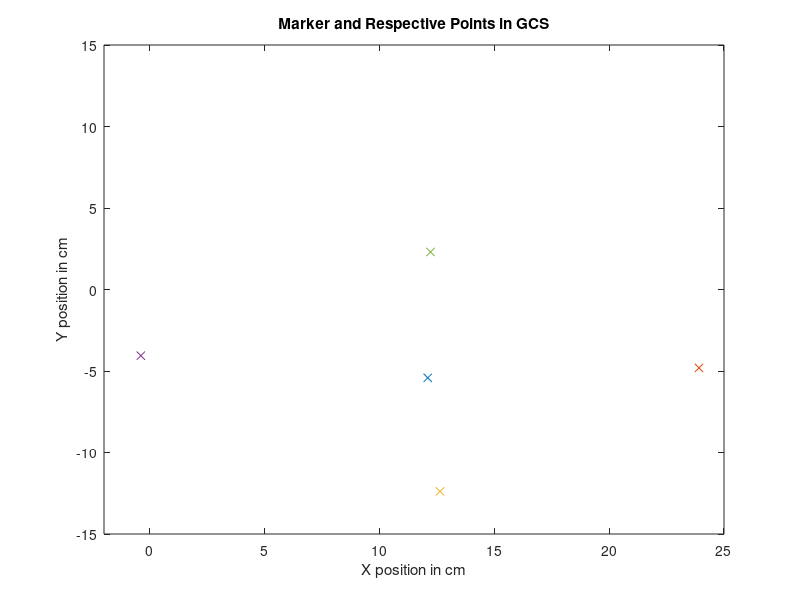

The MATLAB script that drew this image: (Note: this script raises an error after producing the figure.)
%% SCRIPT for making plots of known points 

%   HT_marker % gives HT of marker in GCS
%% *NOTE THIS IS GRABBING THE MARKER OF THE POINTER TOOL NOT THE TIP OF IT

% HT =
%    1.0e+02 *
%   Columns 1 through 3
% 
%    0.009974577250615   0.000583450886642  -0.000409137793886                 
%   -0.000544623572142   0.009944216583374   0.000903294917300
%    0.000459558305524  -0.000878715884589   0.009950711761376
%                    0                   0                   0
% 
%   Column 4
% 
%    1.209811172485352
%   -0.541967926025391
%    0.029733953475952
%    0.010000000000000
%  


HT_marker =[0.009974577250615 0.000583450886642 -0.000409137793886 1.209811172485352;-0.000544623572142 0.009944216583374 0.000903294917300 -0.541967926025391;0.000459558305524 -0.000878715884589 0.009950711761376 0.029733953475952;0 0 0 1];
HT_marker =HT_marker*10^2; 
HT_marker(4,4) = 1;

% 
% HT_probe =
% 
%    1.0e+02 *
% 
%   Columns 1 through 3
% 
%   -0.008472358621040   0.000091498731631  -0.005311380929532
%   -0.000629539017062  -0.009945351029403   0.000832870654989
%   -0.005274734118653   0.001040010040363   0.008431818255481
%                    0                   0                   0
% 
%   Column 4
% 
%    2.391045684814453
%   -0.481037788391113
%    0.147910709381104
%    0.010000000000000
%    
 HT_probe1 = [-0.008472358621040 0.000091498731631 -0.005311380929532 2.391045684814453;-0.000629539017062 -0.009945351029403  0.000832870654989 -0.481037788391113;-0.005274734118653 0.001040010040363 0.008431818255481 0.147910709381104;0 0 0 1];
 HT_probe1 = HT_probe1*10^2;
 HT_probe1(4,4)=1;

% 
% HT_probe =
% 
%    1.0e+02 *
% 
%   -0.009998957530032   0.000054825273849  -0.000133575828538   1.263274536132813
%   -0.000071342811058  -0.009918858471452   0.001269313525734  -1.238341598510742
%   -0.000125532927683   0.001270134171121   0.009918215599160   0.174238567352295
%                    0                   0                   0   0.010000000000000
                   
 HT_probe2=[-0.009998957530032 0.000054825273849 -0.000133575828538 1.263274536132813;-0.000071342811058 -0.009918858471452 0.001269313525734 -1.238341598510742;-0.000125532927683 0.001270134171121 0.009918215599160 0.174238567352295;0 0 0 1]*10^2;
 HT_probe2(4,4) =1;
 
 
 
 
% HT_probe =
% 
%   -0.999302782323201   0.026871031373058   0.025920974404091  -3.947761774063110
%   -0.024344378729772  -0.995340407118003   0.093299652638316 -40.604423522949219
%    0.028307251109403   0.092603572453319   0.995300596756333  11.295743942260742
%                    0                   0                   0   1.000000000000000

HT_probe3 = [-0.999302782323201   0.026871031373058   0.025920974404091  -3.947761774063110;-0.024344378729772  -0.995340407118003   0.093299652638316 -40.604423522949219; 0.028307251109403   0.092603572453319   0.995300596756333  11.295743942260742;0 0 0 1];
 



% HT_probe =
% 
%    1.0e+02 *
% 
%   -0.000051153073344  -0.009999855310579   0.000016647239379   1.221812667846680
%    0.009600678823753  -0.000053767691372  -0.002797154832773   0.230246334075928
%    0.002797203869264   0.000001674173227   0.009600814950353   0.056256632804871
%                    0                   0                   0   0.010000000000000


HT_probe4 = [-0.000051153073344  -0.009999855310579   0.000016647239379   1.22181266784668; 0.009600678823753  -0.000053767691372  -0.002797154832773   0.230246334075928; 0.002797203869264   0.000001674173227   0.009600814950353   0.056256632804871;0 0 0 1]*10^2;
HT_probe4(4,4) =1;




% 2D PLOT FOR MARKER 
% Quiver(Xpnt Xpnt,Ypnt Ypnt,Xmag1, Xmag2,Ymag1 Ymag2)
quiver(HT_marker([1 1],4)',HT_marker([2 2],4)',HT_marker(1,1:2),HT_marker(2,1:2))
text(HT_marker(1,4)+HT_marker(1,1:2),HT_marker(2,4)+HT_marker(2,1:2),{'x','y'})
title('2D location of marker in GCS')




%3D PLOT FOR MARKER 
quiver3(HT_marker([1 1 1],4)',HT_marker([2 2 2],4)',HT_marker([3 3 3],4)',HT_marker(1,1:3),HT_marker(2,1:3),HT_marker(3,1:3))
text(HT_marker(1,4)+HT_marker(1,1:3),HT_marker(2,4)+HT_marker(2,1:3),HT_marker(3,4)+HT_marker(3,1:3),{'x','y','z'})
title('3D location of marker in GCS')

 
% 2D PLOT OF MARKER LOCATION AND DIGITIZED POINTS
plot(HT_marker(1,4)/10,HT_marker(2,4)/10,'x')
hold on
plot(HT_probe1(1,4)/10,HT_probe1(2,4)/10,'x')
plot(HT_probe2(1,4)/10,HT_probe2(2,4)/10,'x')
plot(HT_probe3(1,4)/10,HT_probe3(2,4)/10,'x')
plot(HT_probe4(1,4)/10,HT_probe4(2,4)/10,'x')
xlim([-2 25])
ylim([-15 15])
title('Marker and Respective Points in GCS')
xlabel('X position in cm')
ylabel('Y position in cm')


        %% Transforming to get tip of pointer in LCS
        
        
        %This if for when tip is 10cm in x and 5cm in down in y away fronm
        %GCS
        
        %Tip is about same in x and -5 y as lCS
        
        
        
        %    1.0e+02 *
% 
%    0.009975976794355   0.000572612187871  -0.000389874698840   1.207168350219727
%   -0.000537520656239   0.009948634712389   0.000857752239030  -0.541205215454102
%    0.000436988034861  -0.000834735072790   0.009955513990530   0.029542670249939
%                    0                   0                   0   0.010000000000000

     
  HT_marker =[0.009975976794355   0.000572612187871  -0.000389874698840   1.207168350219727;  -0.000537520656239   0.009948634712389   0.000857752239030  -0.541205215454102;   0.000436988034861  -0.000834735072790   0.009955513990530   0.029542670249939;0 0 0 1]*10^2;
  HT_marker(4,4) =1 ;

% 
% HT_probe =
% 
%    1.0e+02 *
% 
%    0.009997543049848   0.000221583560696   0.000005804485998   1.205878829956055
%   -0.000220237049375   0.009900356631282   0.001390839392424  -3.002082824707031
%    0.000025072066349  -0.001390625506405   0.009902804253969   0.407292633056641
%                    0                   0                   0   0.010000000000000


      
 HT_probe = [0.009997543049848   0.000221583560696   0.000005804485998   1.205878829956055; -0.000220237049375   0.009900356631282   0.001390839392424  -3.002082824707031;0.000025072066349  -0.001390625506405   0.009902804253969   0.407292633056641;0 0 0 1]*10^2;
 HT_probe(4,4)=1;

 
 
% XP =
% 
%    1.0e+02 *
% 
%    0.005840000000000
%    1.721680000000000
%   -0.068890000000000
%    0.010000000000000
%         
%         
         
XP= [ 0.005840000000000;1.721680000000000;-0.068890000000000;1]*10^2;
   

      
    



%% TESTING QUAT,BL HTs

load('MetriaData')

metdata = metdata1;

markeridx = find(metdata==73);

probeidx = find(metdata==9);

quat_RB =metdata(markeridx(1)+(4:7));
size(quat_RB) ;
quat_pointer = metdata(probeidx(1)+(4:7));

% quat_RB= circshift(quat_RB,1,2); % added to compensate for quaternion shifted by 1 -- needed to update for 2014 matlab
% quat_pointer = circshift(quat_pointer,1,2);

% XYZ point 
% P_RB = rand(1,3)'; % for testing comment out 
% P_pointer = rand(1,3)' % testing comment out
P_RB = metdata(:,markeridx(1)+(1:3))';
P_pointer = metdata(:,probeidx(1)+(1:3))';

% % Each quaternion represents a 3D rotation and is of the form 
% % q = [w(SCALAR REAL) qx qy qz]
% 
%  HT_UDP = quat2tform(Quat_UDP);
%  HT_UDP(1:3,4) = P;
%  HT_UDP
% 
% Now have HT matrix like is outout from MOCAP
%KCS 2.9.21 need to convert to HT from Quaternion without quat2tform for
%MATLAB 2014
% HT_marker = quat2tform(quat_RB);
HT_marker = Quaternion2tForm(quat_RB);
HT_marker(1:3,4,:) = P_RB;

HT_marker


% HT_probe = quat2tform(quat_pointer) ; 
HT_probe = Quaternion2tForm(quat_pointer);
HT_probe(1:3,4,:) = P_pointer;
HT_probe
   
        




 %HT marker in GCS
  TRB_G = HT_marker;
        
  % offset of the tip of the pointer tool from the marker in that
  % markers cs
  
  load('Marker9Offset.mat');
 
  XP = ID9;

  %Getting tip of pointer tool in GCS -CORRECT!!!!
  Ptip_G =HT_probe*XP;
       
  %GCS to RB frame
   TG_RB = TRB_G';
        
   %Tip of pointer tool in LCS - DOES NOT MAKE SENSE
    Ptip_RB = TG_RB*Ptip_G
        
   %Getting RB marker in it's own CS IE LCS
    PRB_RB = TG_RB*TRB_G(:,4);
       
